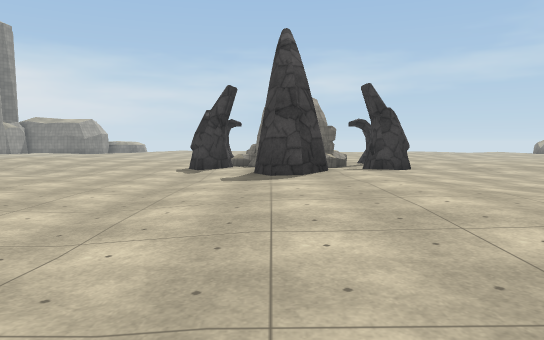
View 1 (above)

24 first-person views from a walk through a Unity game level. The camera is 1.2 m above the floor, tilts 4° down and sees 70° across. The floor is counted in squares, 2 m on a side. Each view is taken from the middle of a square. On the plan, view 1 faces up. The plan holds only what a view shows up to about 11 squares ahead; the rest is blank. The place goes on beyond the plan. The player is left out. Surface patterns are stand-ins for the level's own textures.

View 2
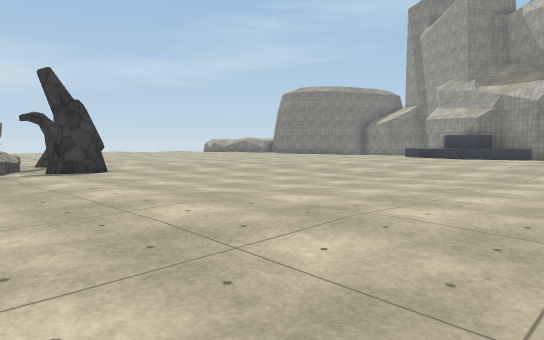

View 3
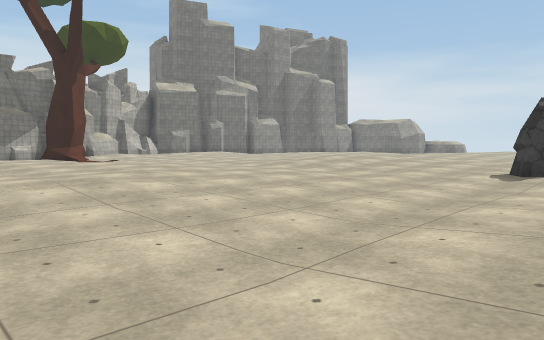

View 4
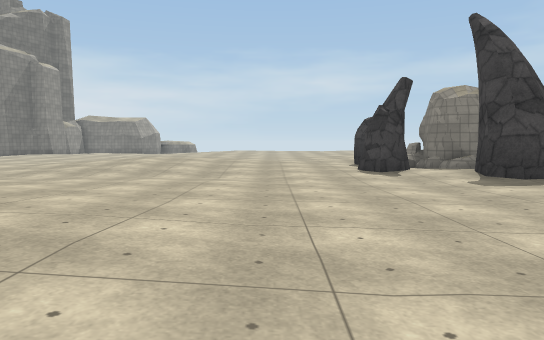

View 5
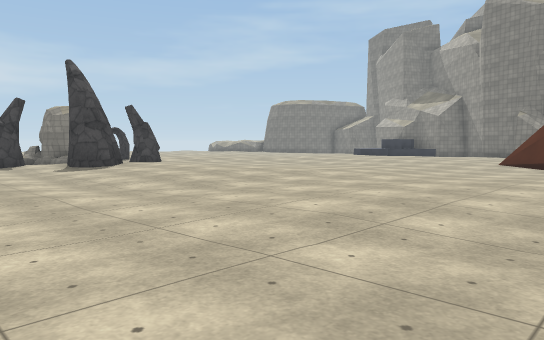

View 6
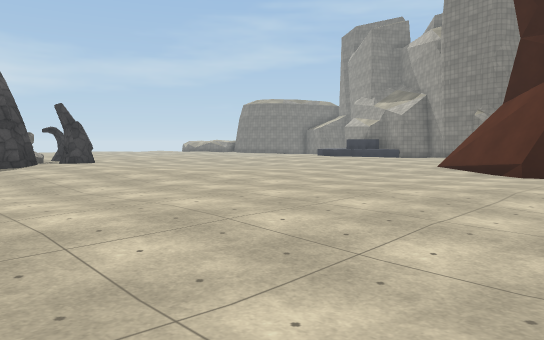

View 7
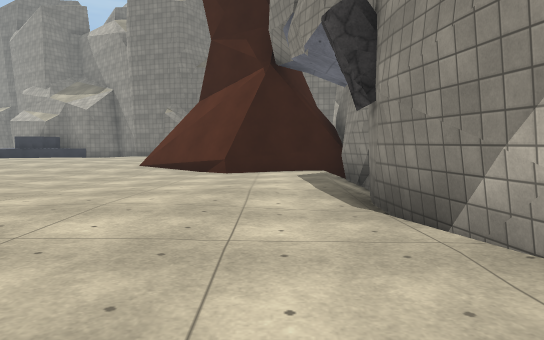

View 8
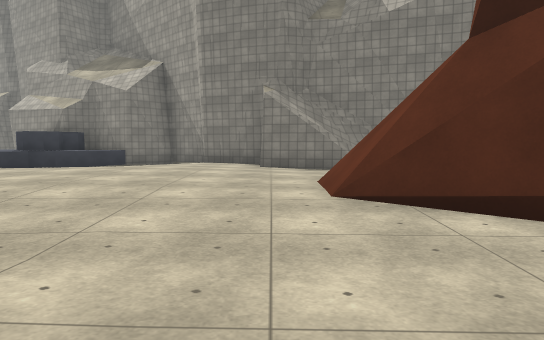

View 9
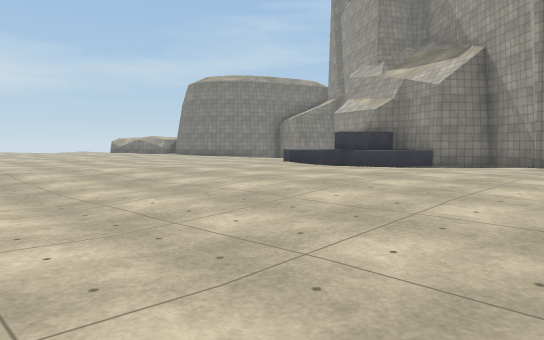

View 10
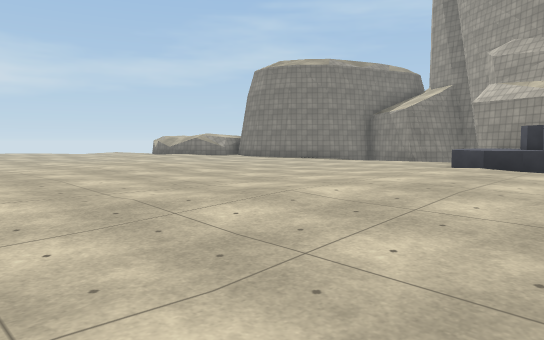

View 11
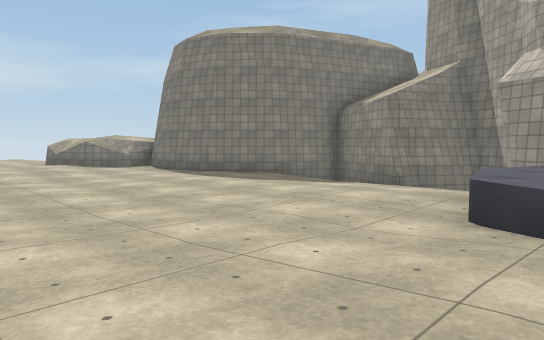

View 12
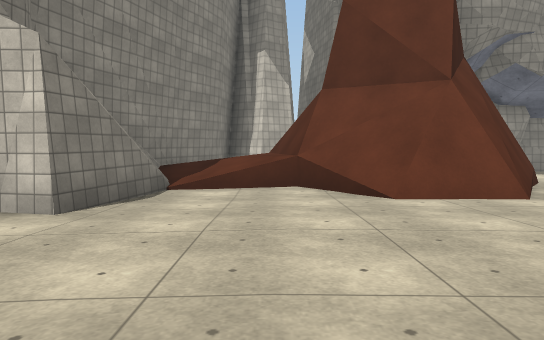

View 13
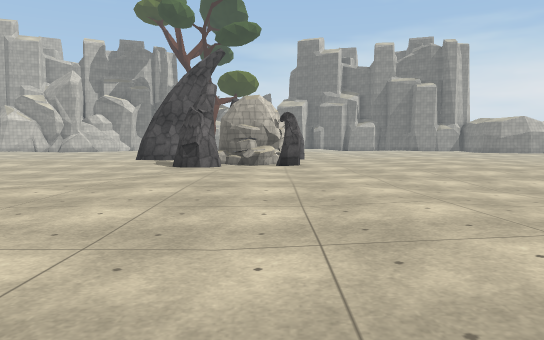

View 14
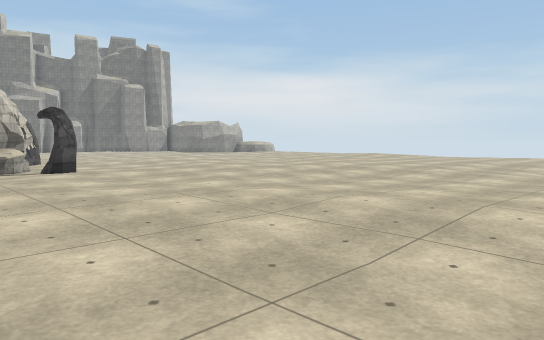

View 15
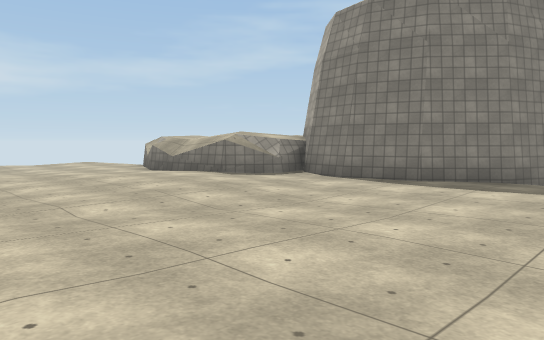

View 16
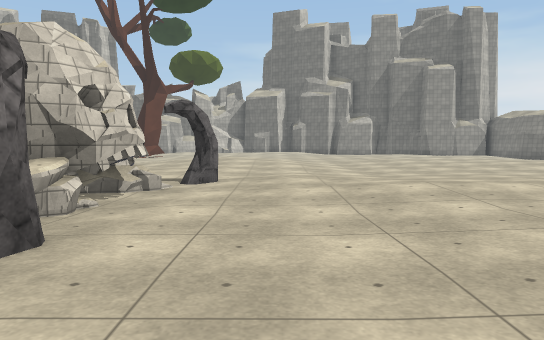

View 17
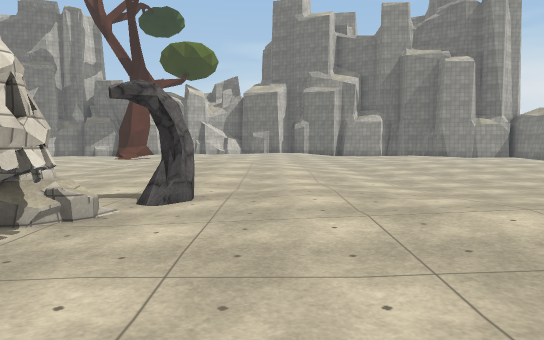

View 18
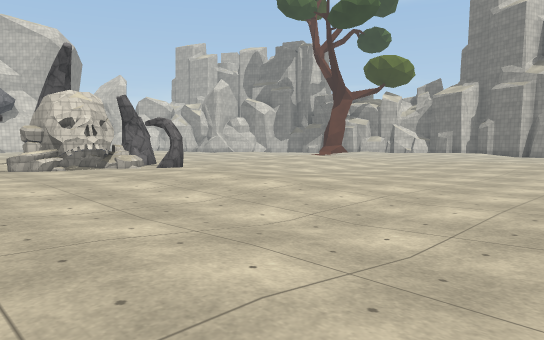

View 19
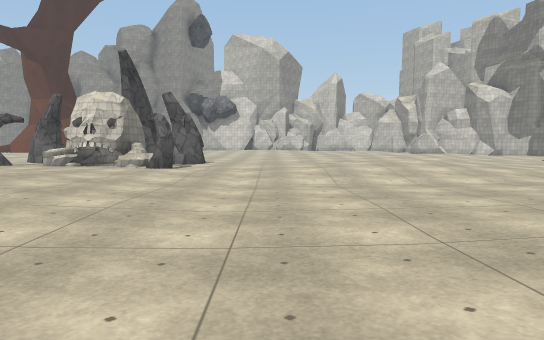

View 20
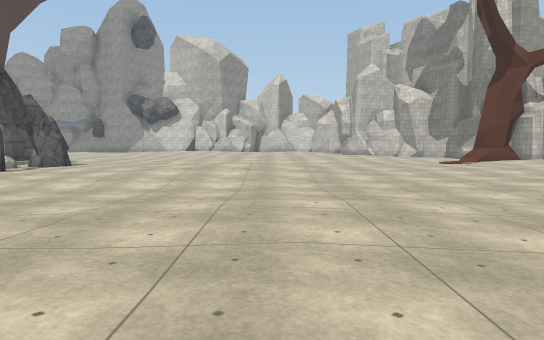

View 21
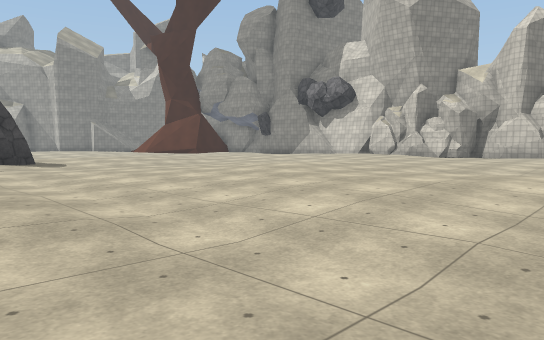

View 22
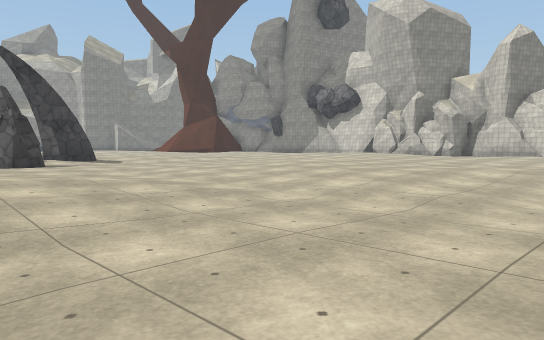

View 23
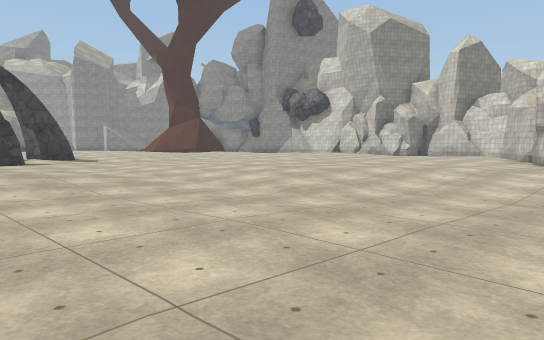

View 24
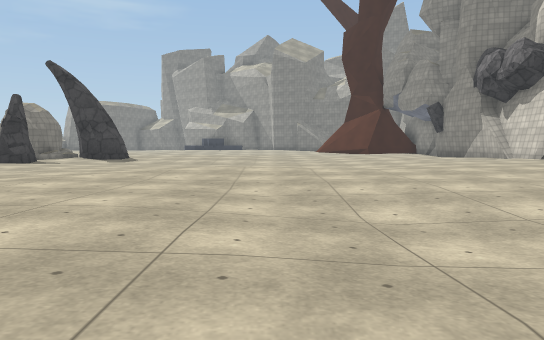

### Floor plan
Key: @ floor where view 1 was taken; # wall or solid block; x gap in a wall; . main floor; : floor 0.25 m higher than the main floor; - floor 0.25 m lower than the main floor; / step, stairs or slope; = window, fence, low wall or low ledge; ^ raised ledge; R rock.
Columns run from 15 left of view 1 to 20 right of it. Each row starts with its distance up from view 1.
 21        .   .    ....   ..  ...^
 20       .:::.......... .... ....^^
 19      ..............: .... -/..^^^
 18      ..............::.... -...#^^
 17     ...........:....:...........#
 16    ........-...:................#
 15    ......----..::.::.........-..##
 14   ......//.....:.................###
 13  ......:/:.......................//#
 12 ......//::....R.................-/##
 11 ......./::.....##xR.............-/##
 10 ........:/...RR##................ /#
  9 ....--../.-..R/R RR..............//
  8  --..---.---../#R.............^^^#
  7  ---.........-.//...---..:::.^^R
  6  --..........-......---...::..RR
  5  -...:::.....-..::..---/..::. -^#
  4  ...::...:...-..::...--/.:::.  -#
  3   /::....::..-...:.......::::...#
  2   /../...:...............::::..##
  1   ...-....................::...#
  0   -............@.............###
 -1     .................-..##/..#
 -2      ....::...::.......###==/#
 -3          ::::........./####//#
 -4            ::........./#  #/ #
 -5             ::..../////#  # ##
 -6              #  ########  ###

Where each view was taken, in squares from view 1:
view 1: 0 up, 0 right, facing up
view 2: 1 up, 0 right, facing up-right
view 3: 1 up, 0 right, facing up-left
view 4: 1 up, 4 left, facing up
view 5: 4 down, 4 left, facing up-right
view 6: 5 down, 2 left, facing up-right
view 7: 4 down, 1 left, facing right
view 8: 0 up, 5 right, facing right
view 9: 0 up, 6 right, facing up-right
view 10: 5 up, 6 right, facing up-right
view 11: 7 up, 11 right, facing up-right
view 12: 4 up, 12 right, facing down
view 13: 11 up, 12 right, facing left
view 14: 9 up, 11 right, facing up-left
view 15: 12 up, 10 right, facing up-right
view 16: 13 up, 5 right, facing left
view 17: 13 up, 3 right, facing left
view 18: 21 up, 4 right, facing down-left
view 19: 21 up, 4 left, facing down
view 20: 21 up, 8 left, facing down
view 21: 10 up, 12 left, facing down-right
view 22: 12 up, 13 left, facing down-right
view 23: 12 up, 15 left, facing down-right
view 24: 2 up, 13 left, facing right
